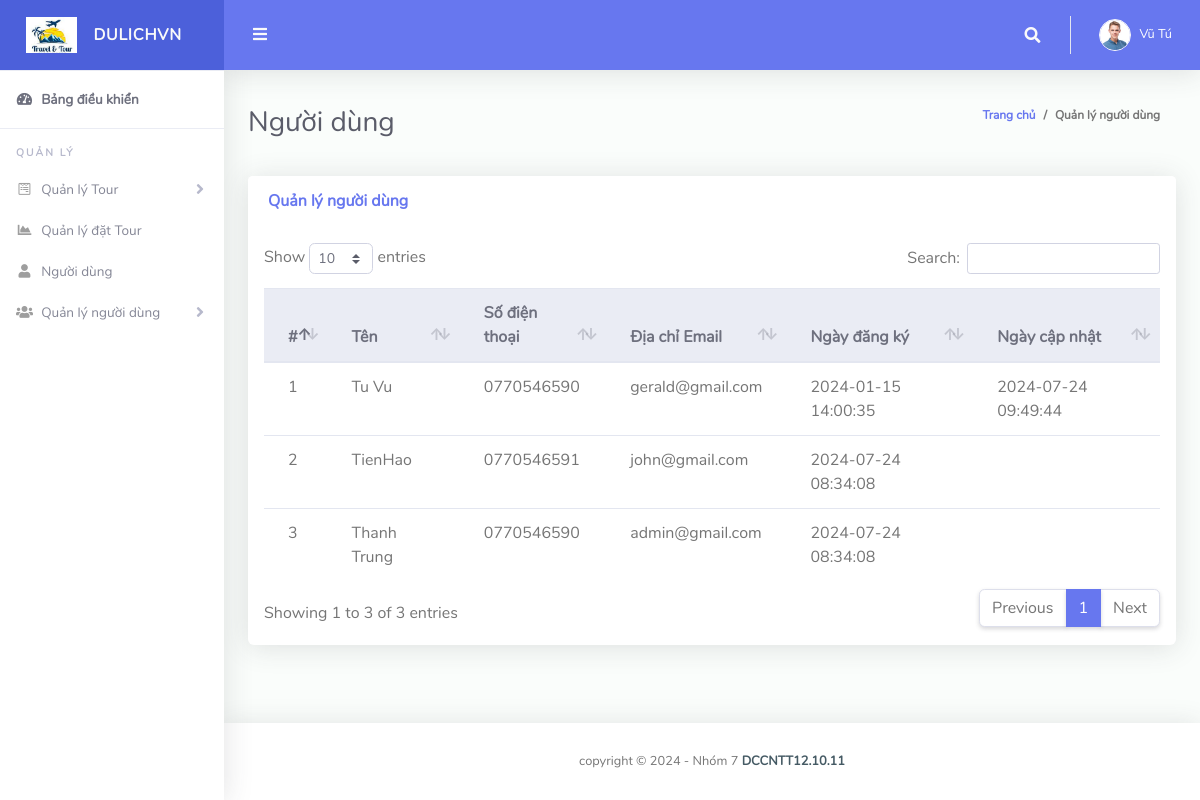
/tms/admin/manage_users.php (signed in), run on the app's committed database.
### tables this page shows
CREATE TABLE `tblusers` (
  `id` int(11) NOT NULL,
  `FullName` varchar(100) DEFAULT NULL,
  `MobileNumber` char(10) DEFAULT NULL,
  `EmailId` varchar(70) DEFAULT NULL,
  `Password` varchar(100) DEFAULT NULL,
  `RegDate` timestamp NULL DEFAULT current_timestamp(),
  `UpdationDate` timestamp NULL DEFAULT NULL ON UPDATE current_timestamp()
);

### tms/admin/manage_users.php (the view, shortened to what this page needs)
<?php
include('includes/checklogin.php');
?>
<!DOCTYPE html>
<html lang="en">
<head>
    <link href="vendor/fontawesome-free/css/all.min.css" rel="stylesheet" type="text/css">
    <link href="vendor/bootstrap/css/bootstrap.min.css" rel="stylesheet" type="text/css">
    <link href="css/ruang-admin.min.css" rel="stylesheet">
    <link href="vendor/datatables/dataTables.bootstrap4.min.css" rel="stylesheet">
</head>
<body id="page-top">
    <div id="wrapper">
        <?php include('includes/sidebar.php');?>
        <div id="content-wrapper" class="d-flex flex-column">
            <div id="content">
                <?php include('includes/header.php');?>
                <div class="container-fluid" id="container-wrapper">
                    <div class="d-sm-flex align-items-center justify-content-between mb-4">
                        <h1 class="h3 mb-0 text-gray-800">Người dùng</h1>
                        <ol class="breadcrumb">
                            <li class="breadcrumb-item"><a href="dashboard.php">Trang chủ</a></li>
                            <li class="breadcrumb-item active" aria-current="page">Quản lý người dùng</li>
                        </ol>
                    </div>
                    <div class="row">
                        <div class="col-lg-12">
                            <div class="card mb-4">
                                <div
                                    class="card-header py-3 d-flex flex-row align-items-center justify-content-between">
                                    <h6 class="m-0 font-weight-bold text-primary">Quản lý người dùng</h6>
                                </div>
                                <div class="table-responsive p-3">
                                    <table class="table align-items-center table-flush table-hover" id="dataTableHover">
                                        <thead class="thead-light">
                                            <tr>
                                                <th>#</th>
                                                <th>Tên</th>
                                                <th>Số điện thoại</th>
                                                <th>Địa chỉ Email</th>
                                                <th>Ngày đăng ký </th>
                                                <th>Ngày cập nhật</th>
                                            </tr>
                                        </thead>
                                        <tbody>
                                            <?php $sql = "SELECT * from tblusers";
                      $query = $dbh -> prepare($sql);
                      $query->execute();
                      $results=$query->fetchAll(PDO::FETCH_OBJ);
                      $cnt=1;
                      if($query->rowCount() > 0)
                      {
                        foreach($results as $result)
                        {
                          ?>
                                            <tr>
                                                <td><?php echo htmlentities($cnt);?></td>
                                                <td><?php echo htmlentities($result->FullName);?></td>
                                                <td><?php echo htmlentities($result->MobileNumber);?></td>
                                                <td><?php echo htmlentities($result->EmailId);?></td>
                                                <td><?php echo htmlentities($result->RegDate);?></td>
                                                <td><?php echo htmlentities($result->UpdationDate);?></td>
                                            </tr>
                                            <?php $cnt=$cnt+1;
                        }
                      }?>
                                        </tbody>
                                    </table>
                                </div>
                            </div>
                        </div>
                    </div>
                </div>
            </div>
            <?php include('includes/footer.php');?>
        </div>
    </div>
</body>
</html>

### tms/admin/includes/header.php (shortened to what this page needs)
<nav class="navbar navbar-expand navbar-light bg-navbar topbar mb-4 static-top">
    <button id="sidebarToggleTop" class="btn btn-link rounded-circle mr-3">
        <i class="fa fa-bars"></i>
    </button>
    <ul class="navbar-nav ml-auto">
        <li class="nav-item dropdown no-arrow">
            <a class="nav-link dropdown-toggle" href="#" id="searchDropdown" role="button" data-toggle="dropdown"
                aria-haspopup="true" aria-expanded="false">
                <i class="fas fa-search fa-fw"></i>
            </a>
        </li>
        <li class="nav-item dropdown no-arrow">
            <?php
     $aid=$_SESSION['odmsaid'];
     $sql="SELECT * from  tbladmin where ID=:aid";
     $query = $dbh -> prepare($sql);
     $query->bindParam(':aid',$aid,PDO::PARAM_STR);
     $query->execute();
     $results=$query->fetchAll(PDO::FETCH_OBJ);
     if($query->rowCount() > 0)
     {
       foreach($results as $row)
       {
         ?>
            <a class="nav-link dropdown-toggle" href="#" id="userDropdown" role="button" data-toggle="dropdown"
                aria-haspopup="true" aria-expanded="false">
                <?php
          if($row->Photo=="avatar15.jpg")
          {
           ?>
                <img class="img-profile rounded-circle" src="img/avatar15.jpg" style="max-width: 60px">
                <?php
         } else {
           ?>
                <img class="img-profile rounded-circle" src="profileimages/<?php  echo $row->Photo;?>"
                    style="max-width: 60px">
                <?php
         } ?>
                <span class="ml-2 d-none d-lg-inline text-white small"><?php  echo $row->FirstName;?>
                    <?php  echo $row->LastName;?></span>
            </a>
            <?php
     }
   } ?>
        </li>
    </ul>
</nav>

### data on the page
tblusers: FullName "Tu Vu", MobileNumber "0770546590", EmailId "gerald@gmail.com", RegDate "2024-01-15 14:00:35", UpdationDate "2024-07-24 09:49:44"
tblusers: FullName "TienHao", MobileNumber "0770546591", EmailId "john@gmail.com", RegDate "2024-07-24 08:34:08"
tblusers: FullName "Thanh Trung", MobileNumber "0770546590", EmailId "admin@gmail.com", RegDate "2024-07-24 08:34:08"

### other printed values
$row->FirstName "Vũ"
$row->LastName "Tú"
